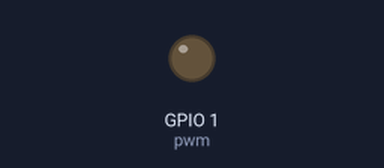
Simulated run of this program. Board: ESP32 board running MicroPython. Parts: output pins drawn as LEDs (lit = HIGH).

Above: at 0.15 s.
Timing chart, 0 to 1.6 s (numbered marks = the images above):
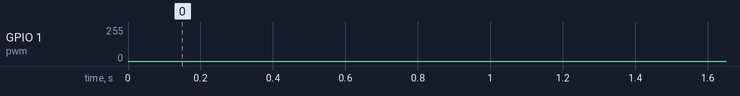

The program:

main.py
```python
"""
 ****************************************************************************************************
 * @file        main.py
 * @author      ALIENTEK
 * @brief       LED_PWM example
 * @license     Copyright (C) 2020-2030, ALIENTEK
 ****************************************************************************************************
 * @attention
 *
 * platform     : ALIENTEK DNESP32S3 board
 * website      : www.alientek.com
 * forum        : www.openedv.com/forum.php
 *
 * change logs  :
 * version      data         notes
 * V1.0         20240430     the first version
 *
 ****************************************************************************************************
"""

from machine import Pin,PWM
import time


"""
 * @brief       The application entry point
 * @param       None
 * @retval      None
"""
if __name__ == '__main__':
    # This block is executed if the script is run as the main program.

    # Construct a PWM (Pulse Width Modulation) object with an LED connected to pin 1.
    pwm = PWM(Pin(1), freq=1000)

    while True:
        # This loop runs indefinitely.

        # Fade the LED in and out a few times.

        # Increase the duty cycle gradually from 0 to 1023.
        for i in range(0, 1024):
            pwm.duty(i)  # Set the duty cycle of the PWM signal.
            time.sleep_ms(1)  # Sleep for 1 millisecond.

        # Decrease the duty cycle gradually from 1023 to 0.
        for i in range(1023, 0, -1):
            pwm.duty(i)  # Set the duty cycle of the PWM signal.
            time.sleep_ms(1)  # Sleep for 1 millisecond.
```
